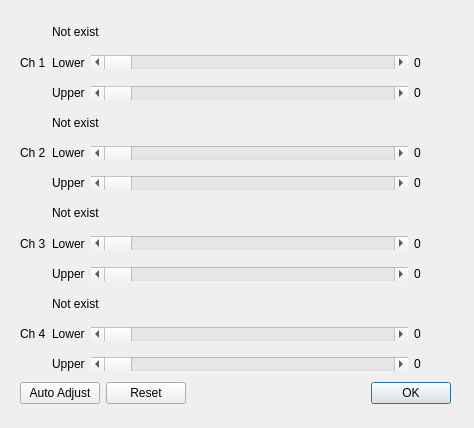
<?xml version="1.0" encoding="UTF-8"?>
<ui version="4.0">
 <class>BcAdjustDialog</class>
 <widget class="QDialog" name="BcAdjustDialog">
  <property name="geometry">
   <rect>
    <x>0</x>
    <y>0</y>
    <width>474</width>
    <height>428</height>
   </rect>
  </property>
  <property name="windowTitle">
   <string>Brightness &amp; Contrast</string>
  </property>
  <widget class="QWidget" name="">
   <property name="geometry">
    <rect>
     <x>10</x>
     <y>10</y>
     <width>451</width>
     <height>404</height>
    </rect>
   </property>
   <layout class="QVBoxLayout" name="overallLayout">
    <property name="leftMargin">
     <number>10</number>
    </property>
    <property name="topMargin">
     <number>10</number>
    </property>
    <property name="rightMargin">
     <number>10</number>
    </property>
    <property name="bottomMargin">
     <number>10</number>
    </property>
    <item>
     <layout class="QHBoxLayout" name="ch1_layout">
      <item>
       <widget class="QLabel" name="ch1_label">
        <property name="text">
         <string>Ch 1</string>
        </property>
       </widget>
      </item>
      <item>
       <layout class="QVBoxLayout" name="verticalLayout">
        <item>
         <widget class="QLabel" name="labelMinmax">
          <property name="text">
           <string>Not exist</string>
          </property>
         </widget>
        </item>
        <item>
         <layout class="QHBoxLayout" name="horizontalLayout_3">
          <item>
           <layout class="QHBoxLayout" name="horizontalLayout">
            <item>
             <widget class="QLabel" name="ch1_lower_label">
              <property name="text">
               <string>Lower</string>
              </property>
             </widget>
            </item>
            <item>
             <widget class="QScrollBar" name="lowerScrollBar">
              <property name="sizePolicy">
               <sizepolicy hsizetype="MinimumExpanding" vsizetype="Fixed">
                <horstretch>0</horstretch>
                <verstretch>0</verstretch>
               </sizepolicy>
              </property>
              <property name="orientation">
               <enum>Qt::Horizontal</enum>
              </property>
             </widget>
            </item>
           </layout>
          </item>
          <item>
           <widget class="QLabel" name="labelLowerValue">
            <property name="sizePolicy">
             <sizepolicy hsizetype="Fixed" vsizetype="Preferred">
              <horstretch>0</horstretch>
              <verstretch>0</verstretch>
             </sizepolicy>
            </property>
            <property name="text">
             <string>0         </string>
            </property>
           </widget>
          </item>
         </layout>
        </item>
        <item>
         <layout class="QHBoxLayout" name="horizontalLayout_4">
          <item>
           <layout class="QHBoxLayout" name="horizontalLayout_2">
            <item>
             <widget class="QLabel" name="ch1_upper_label">
              <property name="text">
               <string>Upper</string>
              </property>
             </widget>
            </item>
            <item>
             <widget class="QScrollBar" name="upperScrollBar">
              <property name="sizePolicy">
               <sizepolicy hsizetype="MinimumExpanding" vsizetype="Fixed">
                <horstretch>0</horstretch>
                <verstretch>0</verstretch>
               </sizepolicy>
              </property>
              <property name="orientation">
               <enum>Qt::Horizontal</enum>
              </property>
             </widget>
            </item>
           </layout>
          </item>
          <item>
           <widget class="QLabel" name="labelUpperValue">
            <property name="text">
             <string>0         </string>
            </property>
           </widget>
          </item>
         </layout>
        </item>
       </layout>
      </item>
     </layout>
    </item>
    <item>
     <layout class="QHBoxLayout" name="ch2_layout">
      <item>
       <widget class="QLabel" name="ch2_label">
        <property name="text">
         <string>Ch 2</string>
        </property>
       </widget>
      </item>
      <item>
       <layout class="QVBoxLayout" name="verticalLayout_2">
        <item>
         <widget class="QLabel" name="labelMinmax_2">
          <property name="text">
           <string>Not exist</string>
          </property>
         </widget>
        </item>
        <item>
         <layout class="QHBoxLayout" name="horizontalLayout_5">
          <item>
           <layout class="QHBoxLayout" name="horizontalLayout_6">
            <item>
             <widget class="QLabel" name="ch2_lower_label">
              <property name="text">
               <string>Lower</string>
              </property>
             </widget>
            </item>
            <item>
             <widget class="QScrollBar" name="lowerScrollBar_2">
              <property name="sizePolicy">
               <sizepolicy hsizetype="MinimumExpanding" vsizetype="Fixed">
                <horstretch>0</horstretch>
                <verstretch>0</verstretch>
               </sizepolicy>
              </property>
              <property name="orientation">
               <enum>Qt::Horizontal</enum>
              </property>
             </widget>
            </item>
           </layout>
          </item>
          <item>
           <widget class="QLabel" name="labelLowerValue_2">
            <property name="sizePolicy">
             <sizepolicy hsizetype="Fixed" vsizetype="Preferred">
              <horstretch>0</horstretch>
              <verstretch>0</verstretch>
             </sizepolicy>
            </property>
            <property name="text">
             <string>0         </string>
            </property>
           </widget>
          </item>
         </layout>
        </item>
        <item>
         <layout class="QHBoxLayout" name="horizontalLayout_7">
          <item>
           <layout class="QHBoxLayout" name="horizontalLayout_8">
            <item>
             <widget class="QLabel" name="ch2_upper_label">
              <property name="text">
               <string>Upper</string>
              </property>
             </widget>
            </item>
            <item>
             <widget class="QScrollBar" name="upperScrollBar_2">
              <property name="sizePolicy">
               <sizepolicy hsizetype="MinimumExpanding" vsizetype="Fixed">
                <horstretch>0</horstretch>
                <verstretch>0</verstretch>
               </sizepolicy>
              </property>
              <property name="orientation">
               <enum>Qt::Horizontal</enum>
              </property>
             </widget>
            </item>
           </layout>
          </item>
          <item>
           <widget class="QLabel" name="labelUpperValue_2">
            <property name="text">
             <string>0         </string>
            </property>
           </widget>
          </item>
         </layout>
        </item>
       </layout>
      </item>
     </layout>
    </item>
    <item>
     <layout class="QHBoxLayout" name="ch3_layout">
      <item>
       <widget class="QLabel" name="ch3_label">
        <property name="text">
         <string>Ch 3</string>
        </property>
       </widget>
      </item>
      <item>
       <layout class="QVBoxLayout" name="verticalLayout_3">
        <item>
         <widget class="QLabel" name="labelMinmax_3">
          <property name="text">
           <string>Not exist</string>
          </property>
         </widget>
        </item>
        <item>
         <layout class="QHBoxLayout" name="horizontalLayout_9">
          <item>
           <layout class="QHBoxLayout" name="horizontalLayout_10">
            <item>
             <widget class="QLabel" name="ch3_lower_label">
              <property name="text">
               <string>Lower</string>
              </property>
             </widget>
            </item>
            <item>
             <widget class="QScrollBar" name="lowerScrollBar_3">
              <property name="sizePolicy">
               <sizepolicy hsizetype="MinimumExpanding" vsizetype="Fixed">
                <horstretch>0</horstretch>
                <verstretch>0</verstretch>
               </sizepolicy>
              </property>
              <property name="orientation">
               <enum>Qt::Horizontal</enum>
              </property>
             </widget>
            </item>
           </layout>
          </item>
          <item>
           <widget class="QLabel" name="labelLowerValue_3">
            <property name="sizePolicy">
             <sizepolicy hsizetype="Fixed" vsizetype="Preferred">
              <horstretch>0</horstretch>
              <verstretch>0</verstretch>
             </sizepolicy>
            </property>
            <property name="text">
             <string>0         </string>
            </property>
           </widget>
          </item>
         </layout>
        </item>
        <item>
         <layout class="QHBoxLayout" name="horizontalLayout_11">
          <item>
           <layout class="QHBoxLayout" name="horizontalLayout_12">
            <item>
             <widget class="QLabel" name="ch3_upper_label">
              <property name="text">
               <string>Upper</string>
              </property>
             </widget>
            </item>
            <item>
             <widget class="QScrollBar" name="upperScrollBar_3">
              <property name="sizePolicy">
               <sizepolicy hsizetype="MinimumExpanding" vsizetype="Fixed">
                <horstretch>0</horstretch>
                <verstretch>0</verstretch>
               </sizepolicy>
              </property>
              <property name="orientation">
               <enum>Qt::Horizontal</enum>
              </property>
             </widget>
            </item>
           </layout>
          </item>
          <item>
           <widget class="QLabel" name="labelUpperValue_3">
            <property name="text">
             <string>0         </string>
            </property>
           </widget>
          </item>
         </layout>
        </item>
       </layout>
      </item>
     </layout>
    </item>
    <item>
     <layout class="QHBoxLayout" name="ch4_layout">
      <item>
       <widget class="QLabel" name="ch4_label">
        <property name="text">
         <string>Ch 4</string>
        </property>
       </widget>
      </item>
      <item>
       <layout class="QVBoxLayout" name="verticalLayout_4">
        <item>
         <widget class="QLabel" name="labelMinmax_4">
          <property name="text">
           <string>Not exist</string>
          </property>
         </widget>
        </item>
        <item>
         <layout class="QHBoxLayout" name="horizontalLayout_13">
          <item>
           <layout class="QHBoxLayout" name="horizontalLayout_14">
            <item>
             <widget class="QLabel" name="ch4_lower_label">
              <property name="text">
               <string>Lower</string>
              </property>
             </widget>
            </item>
            <item>
             <widget class="QScrollBar" name="lowerScrollBar_4">
              <property name="sizePolicy">
               <sizepolicy hsizetype="MinimumExpanding" vsizetype="Fixed">
                <horstretch>0</horstretch>
                <verstretch>0</verstretch>
               </sizepolicy>
              </property>
              <property name="orientation">
               <enum>Qt::Horizontal</enum>
              </property>
             </widget>
            </item>
           </layout>
          </item>
          <item>
           <widget class="QLabel" name="labelLowerValue_4">
            <property name="sizePolicy">
             <sizepolicy hsizetype="Fixed" vsizetype="Preferred">
              <horstretch>0</horstretch>
              <verstretch>0</verstretch>
             </sizepolicy>
            </property>
            <property name="text">
             <string>0         </string>
            </property>
           </widget>
          </item>
         </layout>
        </item>
        <item>
         <layout class="QHBoxLayout" name="horizontalLayout_15">
          <item>
           <layout class="QHBoxLayout" name="horizontalLayout_16">
            <item>
             <widget class="QLabel" name="ch4_upper_label">
              <property name="text">
               <string>Upper</string>
              </property>
             </widget>
            </item>
            <item>
             <widget class="QScrollBar" name="upperScrollBar_4">
              <property name="sizePolicy">
               <sizepolicy hsizetype="MinimumExpanding" vsizetype="Fixed">
                <horstretch>0</horstretch>
                <verstretch>0</verstretch>
               </sizepolicy>
              </property>
              <property name="orientation">
               <enum>Qt::Horizontal</enum>
              </property>
             </widget>
            </item>
           </layout>
          </item>
          <item>
           <widget class="QLabel" name="labelUpperValue_4">
            <property name="text">
             <string>0         </string>
            </property>
           </widget>
          </item>
         </layout>
        </item>
       </layout>
      </item>
     </layout>
    </item>
    <item>
     <layout class="QHBoxLayout" name="horizontalLayout_17">
      <item>
       <widget class="QPushButton" name="autoAdjustPushButton">
        <property name="text">
         <string>Auto Adjust</string>
        </property>
       </widget>
      </item>
      <item>
       <widget class="QPushButton" name="pushButton">
        <property name="text">
         <string>Reset</string>
        </property>
       </widget>
      </item>
      <item>
       <widget class="QDialogButtonBox" name="buttonBox">
        <property name="orientation">
         <enum>Qt::Horizontal</enum>
        </property>
        <property name="standardButtons">
         <set>QDialogButtonBox::Ok</set>
        </property>
       </widget>
      </item>
     </layout>
    </item>
   </layout>
  </widget>
 </widget>
 <resources/>
 <connections>
  <connection>
   <sender>buttonBox</sender>
   <signal>accepted()</signal>
   <receiver>BcAdjustDialog</receiver>
   <slot>accept()</slot>
   <hints>
    <hint type="sourcelabel">
     <x>248</x>
     <y>254</y>
    </hint>
    <hint type="destinationlabel">
     <x>157</x>
     <y>274</y>
    </hint>
   </hints>
  </connection>
  <connection>
   <sender>buttonBox</sender>
   <signal>rejected()</signal>
   <receiver>BcAdjustDialog</receiver>
   <slot>reject()</slot>
   <hints>
    <hint type="sourcelabel">
     <x>316</x>
     <y>260</y>
    </hint>
    <hint type="destinationlabel">
     <x>286</x>
     <y>274</y>
    </hint>
   </hints>
  </connection>
 </connections>
</ui>
